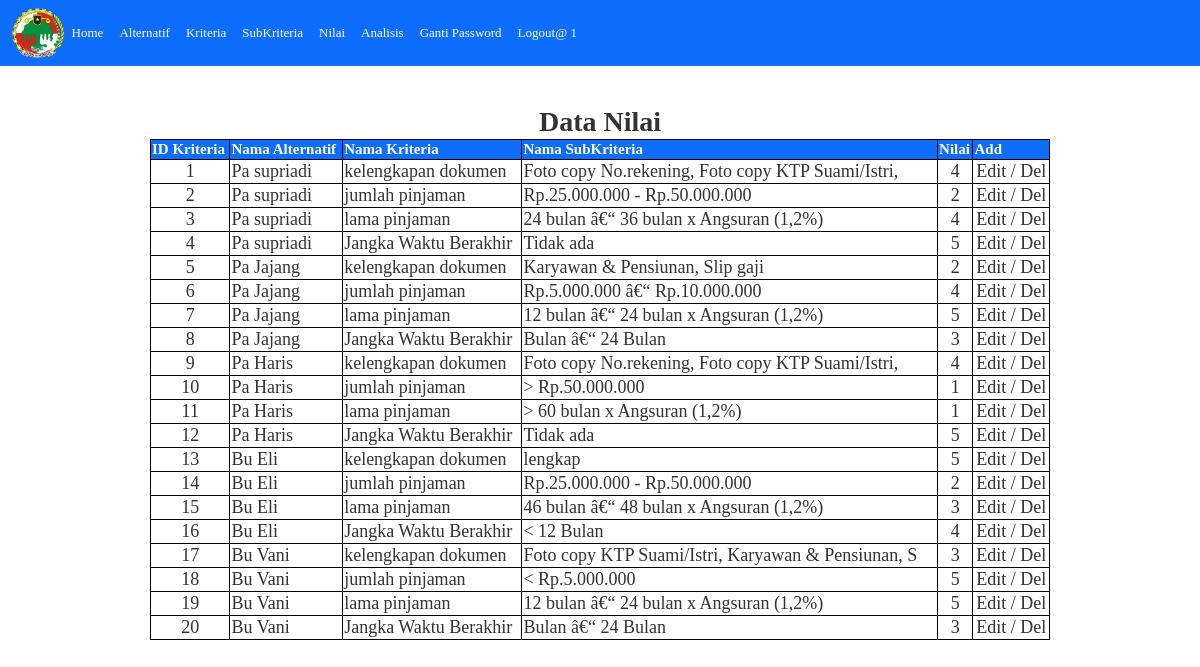
/nilai.php (signed in), run on the app's committed database.
### tables this page shows
CREATE TABLE `nilai` (
  `id_nilai` int(11) NOT NULL,
  `id_alternatif` int(11) DEFAULT NULL,
  `id_kriteria` int(11) DEFAULT NULL,
  `id_SubKriteria` int(11) DEFAULT NULL,
  `nilai` double DEFAULT NULL
);

CREATE TABLE `alternatif` (
  `id_alternatif` int(11) NOT NULL,
  `nama_alternatif` varchar(200) DEFAULT NULL
);

CREATE TABLE `kriteria` (
  `id_kriteria` int(11) NOT NULL,
  `nama_kriteria` varchar(100) DEFAULT NULL,
  `bobot_kriteria` double DEFAULT NULL
);

CREATE TABLE `pilihan_kriteria` (
  `id_SubKriteria` int(11) NOT NULL,
  `id_kriteria` int(11) DEFAULT NULL,
  `nama_SubKriteria` varchar(50) DEFAULT NULL,
  `nilai_SubKriteria` double DEFAULT NULL
);

### nilai.php (the view, shortened to what this page needs)
<?php
include("koneksi.php");
?>
<head>
  <link href="https://cdn.jsdelivr.net/npm/bootstrap@5.0.2/dist/css/bootstrap.min.css" rel="stylesheet">
  <link rel="stylesheet" href="style.css">
</head>
<!doctype html>
<html lang="en">
<body>
  <nav class="navbar navbar-expand-lg navbar-dark bg-primary x-4">
    <div class="container-fluid">
      <img src="2.png" widht="55" height="50">
      <div class="collapse navbar-collapse" id="navbarNav">
        <ul class="navbar-nav">
          <li class="nav-item">
            <a class="nav-link active" aria-current="page" href="admin.php">Home</a>
          </li>
          <li class="nav-item">
            <a class="nav-link active" aria-current="page" href="alternatif.php">Alternatif</a>
          </li>
          <li class="nav-item">
            <a class="nav-link active" aria-current="page" href="kriteria.php">Kriteria</a>
          </li>
          <li class="nav-item">
            <a class="nav-link active" aria-current="page" href="pilihan-kriteria.php">SubKriteria</a>
          </li>
          <li class="nav-item">
            <a class="nav-link active" aria-current="page" href="nilai.php">Nilai</a>
          </li>
          <li class="nav-item">
            <a class="nav-link active" aria-current="page" href="konsultasi-maut-php-mysql.php">Analisis</a>
          </li>
          <li class="nav-item">
            <a class="nav-link active" aria-current="page" href="ganti-password.php">Ganti Password</a>
          </li>
          <li class="nav-item">
            <a class="nav-link active" aria-current="page" href="logout.php">Logout@ <?php echo $_SESSION['userlogin']; ?></a>
          </li>
        </ul>
      </div>
    </div>
  </nav>
  <br>
  <br>
  <h3 style="text-align: center;"><b>Data Nilai</b>
    <table class="table-bordered" align="center" style="border-color:black" width="900">
      <thead>
        <tr>
          <th bgcolor=#0D6EFD><a style="color: white; font-size:15px">ID Kriteria</th>
          <th bgcolor=#0D6EFD><a style="color: white; font-size:15px">Nama Alternatif</th>
          <th bgcolor=#0D6EFD><a style="color: white; font-size:15px">Nama Kriteria</th>
          <th bgcolor=#0D6EFD><a style="color: white; font-size:15px">Nama SubKriteria</th>
          <th bgcolor=#0D6EFD><a style="color: white; font-size:15px">Nilai</th>
          <th bgcolor=#0D6EFD><a href=" add-nilai.php" style="color: white; font-size:15px">Add</th>
        </tr>
      </thead>
      <tbody>
        <?php
        $querynilai = mysqli_query($db, "SELECT * FROM nilai ORDER BY id_alternatif, id_kriteria, id_SubKriteria");
        while ($datanilai = mysqli_fetch_array($querynilai)) {
          $queryalternatif = mysqli_query($db, "SELECT * FROM alternatif WHERE id_alternatif = '$datanilai[id_alternatif]'");
          $dataalternatif = mysqli_fetch_array($queryalternatif);
          $querypilihankriteria = mysqli_query($db, "SELECT * FROM pilihan_kriteria WHERE id_SubKriteria = '$datanilai[id_SubKriteria]'");
          $datapilihankriteria = mysqli_fetch_array($querypilihankriteria);
          $querykriteria = mysqli_query($db, "SELECT * FROM kriteria WHERE id_kriteria = '$datapilihankriteria[id_kriteria]'");
          $datakriteria = mysqli_fetch_array($querykriteria);
        ?>
          <tr>
            <td align="center" style="font-size:18px"><?php echo $datanilai['id_nilai']; ?> </td>
            <td style="font-size:18px"><?php echo $dataalternatif['nama_alternatif']; ?></td>
            <td style="font-size:18px"><?php echo $datakriteria['nama_kriteria']; ?></td>
            <td style="font-size:18px"><?php echo $datapilihankriteria['nama_SubKriteria']; ?></td>
            <td align="center" style="font-size:18px"><?php echo $datanilai['nilai']; ?></td>
            <td align="center" style="font-size:18px">
              <a href="edit-nilai.php?id_nilai=<?php echo $datanilai['id_nilai']; ?>">Edit</a> / <a href="del-nilai.php?id_nilai=<?php echo $datanilai['id_nilai']; ?>">Del</a>
            </td>
          </tr>
        <?php
        }
        ?>
      </tbody>
    </table>
</body>
</html>

### style.css (style rules this page uses)
body, td, th { font-family: Georgia, Times New Roman, Times, serif; font-size: 13px; color: #333333; }
a:link { text-decoration: none; color: #333333; }

### data on the page
nilai: id_nilai "1", id_alternatif.nama_alternatif "Pa supriadi", id_kriteria.nama_kriteria "kelengkapan dokumen", id_SubKriteria.nama_SubKriteria "Foto copy No.rekening, Foto copy KTP Suami/Istri,", nilai "4"
nilai: id_nilai "2", id_alternatif.nama_alternatif "Pa supriadi", id_kriteria.nama_kriteria "jumlah pinjaman", id_SubKriteria.nama_SubKriteria "Rp.25.000.000 - Rp.50.000.000", nilai "2"
nilai: id_nilai "3", id_alternatif.nama_alternatif "Pa supriadi", id_kriteria.nama_kriteria "lama pinjaman", id_SubKriteria.nama_SubKriteria "24 bulan â€“ 36 bulan x Angsuran (1,2%)", nilai "4"
nilai: id_nilai "4", id_alternatif.nama_alternatif "Pa supriadi", id_kriteria.nama_kriteria "Jangka Waktu Berakhir", id_SubKriteria.nama_SubKriteria "Tidak ada", nilai "5"
nilai: id_nilai "5", id_alternatif.nama_alternatif "Pa Jajang", id_kriteria.nama_kriteria "kelengkapan dokumen", id_SubKriteria.nama_SubKriteria "Karyawan & Pensiunan, Slip gaji", nilai "2"
nilai: id_nilai "6", id_alternatif.nama_alternatif "Pa Jajang", id_kriteria.nama_kriteria "jumlah pinjaman", id_SubKriteria.nama_SubKriteria "Rp.5.000.000 â€“ Rp.10.000.000", nilai "4"
nilai: id_nilai "7", id_alternatif.nama_alternatif "Pa Jajang", id_kriteria.nama_kriteria "lama pinjaman", id_SubKriteria.nama_SubKriteria "12 bulan â€“ 24 bulan x Angsuran (1,2%)", nilai "5"
nilai: id_nilai "8", id_alternatif.nama_alternatif "Pa Jajang", id_kriteria.nama_kriteria "Jangka Waktu Berakhir", id_SubKriteria.nama_SubKriteria "Bulan â€“ 24 Bulan", nilai "3"
nilai: id_nilai "9", id_alternatif.nama_alternatif "Pa Haris", id_kriteria.nama_kriteria "kelengkapan dokumen", id_SubKriteria.nama_SubKriteria "Foto copy No.rekening, Foto copy KTP Suami/Istri,", nilai "4"
nilai: id_nilai "10", id_alternatif.nama_alternatif "Pa Haris", id_kriteria.nama_kriteria "jumlah pinjaman", id_SubKriteria.nama_SubKriteria "> Rp.50.000.000", nilai "1"
nilai: id_nilai "11", id_alternatif.nama_alternatif "Pa Haris", id_kriteria.nama_kriteria "lama pinjaman", id_SubKriteria.nama_SubKriteria "> 60 bulan x Angsuran (1,2%)", nilai "1"
nilai: id_nilai "12", id_alternatif.nama_alternatif "Pa Haris", id_kriteria.nama_kriteria "Jangka Waktu Berakhir", id_SubKriteria.nama_SubKriteria "Tidak ada", nilai "5"
nilai: id_nilai "13", id_alternatif.nama_alternatif "Bu Eli", id_kriteria.nama_kriteria "kelengkapan dokumen", id_SubKriteria.nama_SubKriteria "lengkap", nilai "5"
nilai: id_nilai "14", id_alternatif.nama_alternatif "Bu Eli", id_kriteria.nama_kriteria "jumlah pinjaman", id_SubKriteria.nama_SubKriteria "Rp.25.000.000 - Rp.50.000.000", nilai "2"
nilai: id_nilai "15", id_alternatif.nama_alternatif "Bu Eli", id_kriteria.nama_kriteria "lama pinjaman", id_SubKriteria.nama_SubKriteria "46 bulan â€“ 48 bulan x Angsuran (1,2%)", nilai "3"
nilai: id_nilai "16", id_alternatif.nama_alternatif "Bu Eli", id_kriteria.nama_kriteria "Jangka Waktu Berakhir", id_SubKriteria.nama_SubKriteria "< 12 Bulan", nilai "4"
nilai: id_nilai "17", id_alternatif.nama_alternatif "Bu Vani", id_kriteria.nama_kriteria "kelengkapan dokumen", id_SubKriteria.nama_SubKriteria "Foto copy KTP Suami/Istri, Karyawan & Pensiunan, S", nilai "3"
nilai: id_nilai "18", id_alternatif.nama_alternatif "Bu Vani", id_kriteria.nama_kriteria "jumlah pinjaman", id_SubKriteria.nama_SubKriteria "< Rp.5.000.000", nilai "5"
nilai: id_nilai "19", id_alternatif.nama_alternatif "Bu Vani", id_kriteria.nama_kriteria "lama pinjaman", id_SubKriteria.nama_SubKriteria "12 bulan â€“ 24 bulan x Angsuran (1,2%)", nilai "5"
nilai: id_nilai "20", id_alternatif.nama_alternatif "Bu Vani", id_kriteria.nama_kriteria "Jangka Waktu Berakhir", id_SubKriteria.nama_SubKriteria "Bulan â€“ 24 Bulan", nilai "3"

### other printed values
$_SESSION['userlogin'] "1"
